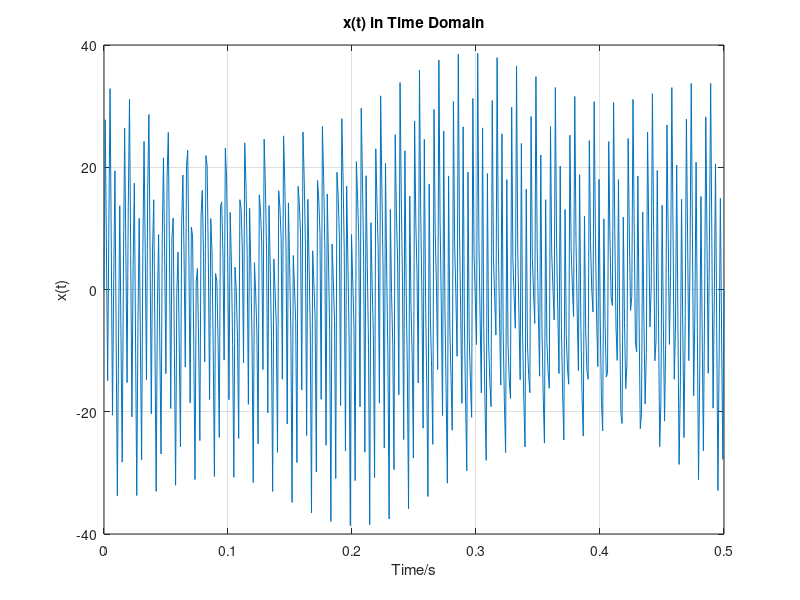
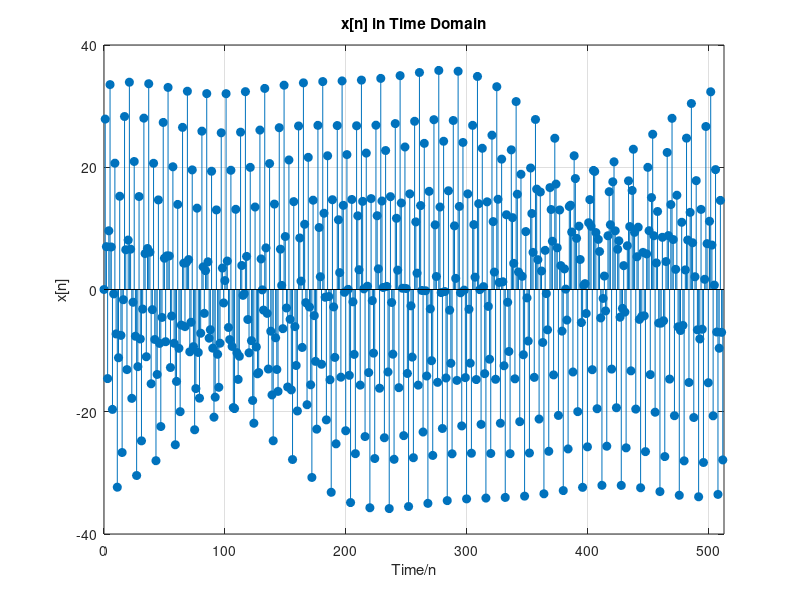
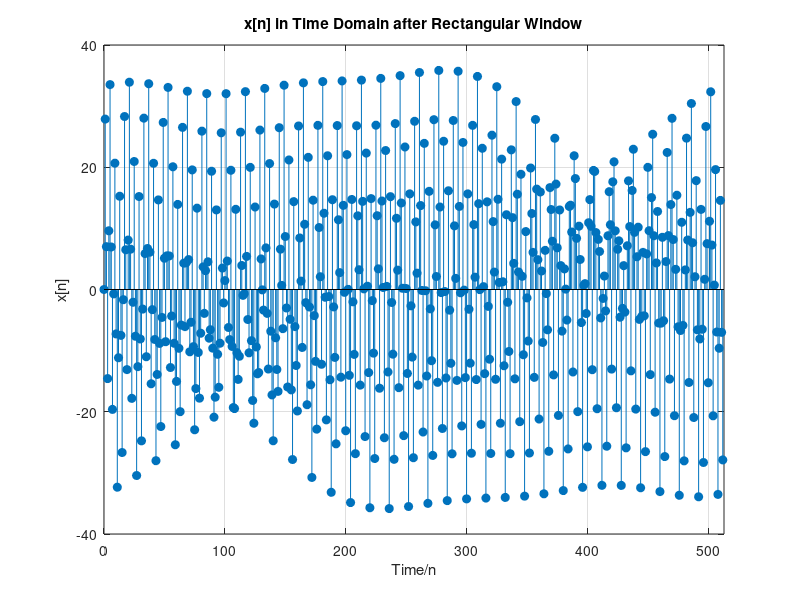
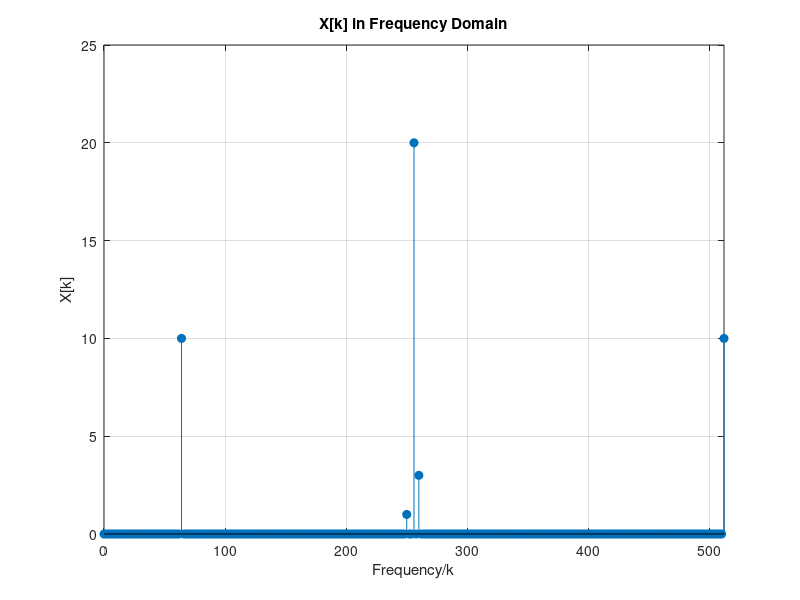

The MATLAB script that drew these images, in order:
clear;
clc;
fmax = 512;
fs = 1026;  % Smallest
Ts = 1/fs;  % Sampling Period, Ts = 1/1024
%% Time
t = linspace(0,0.5,512);
x_t = 10*sin(2*pi*64.*t) + sin(2*pi*250.*t) + 20*sin(2*pi*256.*t) + 3*sin(2*pi*260.*t) + 10*sin(2*pi*512.*t);
T = 0.5;   % Period
figure
plot(t,x_t);
xlabel('Time/s');
ylabel('x(t)');
grid on;
title('x(t) in Time Domain');
axis([0 T -40 40]);
%% Sampling
n_max = T/Ts;   % Main interval
n = 0:n_max-1;
x_n = 10*sin(2*pi*64.*n*Ts) + sin(2*pi*250.*n*Ts) + 20*sin(2*pi*256.*n*Ts) + 3*sin(2*pi*260.*n*Ts) + 10*sin(2*pi*512.*n*Ts);
figure
stem(n,x_n,'filled');
xlabel('Time/n');
ylabel('x[n]');
grid on;
title('x[n] in Time Domain');
axis([0 n_max -40 40]);
%% Windowing
w = boxcar(n_max);
% w = hann(n_max);
% w = bartlett(n_max);
% w = hamming(n_max);
% w = blackman(n_max);
w = transpose(w);
x_w = x_n.*w;
figure
stem(n,x_w,'filled');
xlabel('Time/n');
ylabel('x[n]');
grid on;
title('x[n] in Time Domain after Rectangular Window');
axis([0 n_max -40 40]);
%% Frequency
X = fft(x_w);
X_abs = abs(X);
figure
stem(2*n,X_abs/1026*4,'filled');
xlabel('Frequency/k');
ylabel('X[k]');
grid on;
title('X[k] in Frequency Domain');
axis([0 512 0 25]);